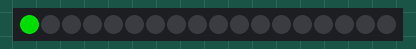
Simulated run of this sketch. Board: Arduino Uno, built with avr-gcc and run on an emulated ATmega328P. Parts: 18 RGB LEDs in strip order, left to right. Dim RGB values are drawn brighter than linear.

Above: at 0.1 s.
At 1.1 s:
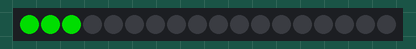
At 2.1 s:
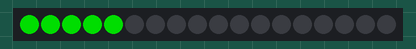
At 4.1 s:
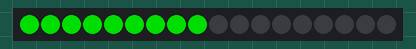
At 6.1 s:
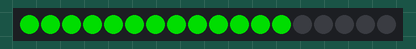
At 8.6 s:
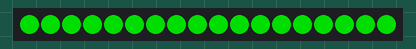

The sketch:

PIXEL_Simple.ino
```cpp
#include <Adafruit_NeoPixel.h>

#define PIN			6		// pin the pixels are connected to
#define NUMPIXELS	18		// how many pixels we have
#define DELAY		500		// how long to wait between changes [ms]

// Tell the NeoPixel library how many of what kind exist on what pin.
Adafruit_NeoPixel pixels = Adafruit_NeoPixel(NUMPIXELS, PIN, NEO_GRB + NEO_KHZ800);

void setup()
{
	pixels.begin();
}

void loop()
{
	uint32_t color;

	for (int i = 0; i < NUMPIXELS; i++)
	{
		// This is a moderately bright green color.
		color = pixels.Color(0,150,0);

		pixels.setPixelColor(i, color);

		pixels.show();

		delay(DELAY);
	}
}
```
